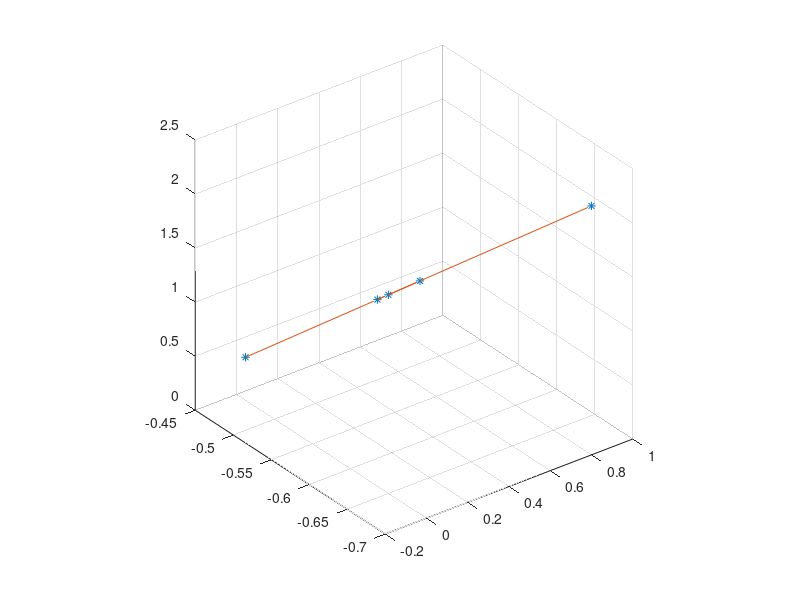

MATLAB code for this plot:
A = [0.1; -0.5; 0.7];
t = randn(3, 1);

scale1 = randn;
scale2 = randn;
scale3 = randn;
scale4 = randn;
scale5 = randn;

X1 = A + scale1*t;
X2 = A + scale2*t;
X3 = A + scale3*t;
X4 = A + scale4*t;
X5 = A + scale5*t;

X = [X1'; X2'; X3'; X4'; X5'];

plot3(X(:,1), X(:,2), X(:,3), '*');
hold on;
plot3(X(:,1), X(:,2), X(:,3));
grid;
axis square;

n = randn(3, 1);
nx = n(1); ny = n(2); nz = n(3);

A = [nx*(X1') ny*(X1') nz*(X1') nx ny nz;
     nx*(X2') ny*(X2') nz*(X2') nx ny nz;
     nx*(X3') ny*(X3') nz*(X3') nx ny nz;
     nx*(X4') ny*(X4') nz*(X4') nx ny nz;
     nx*(X5') ny*(X5') nz*(X5') nx ny nz]
rank(A)